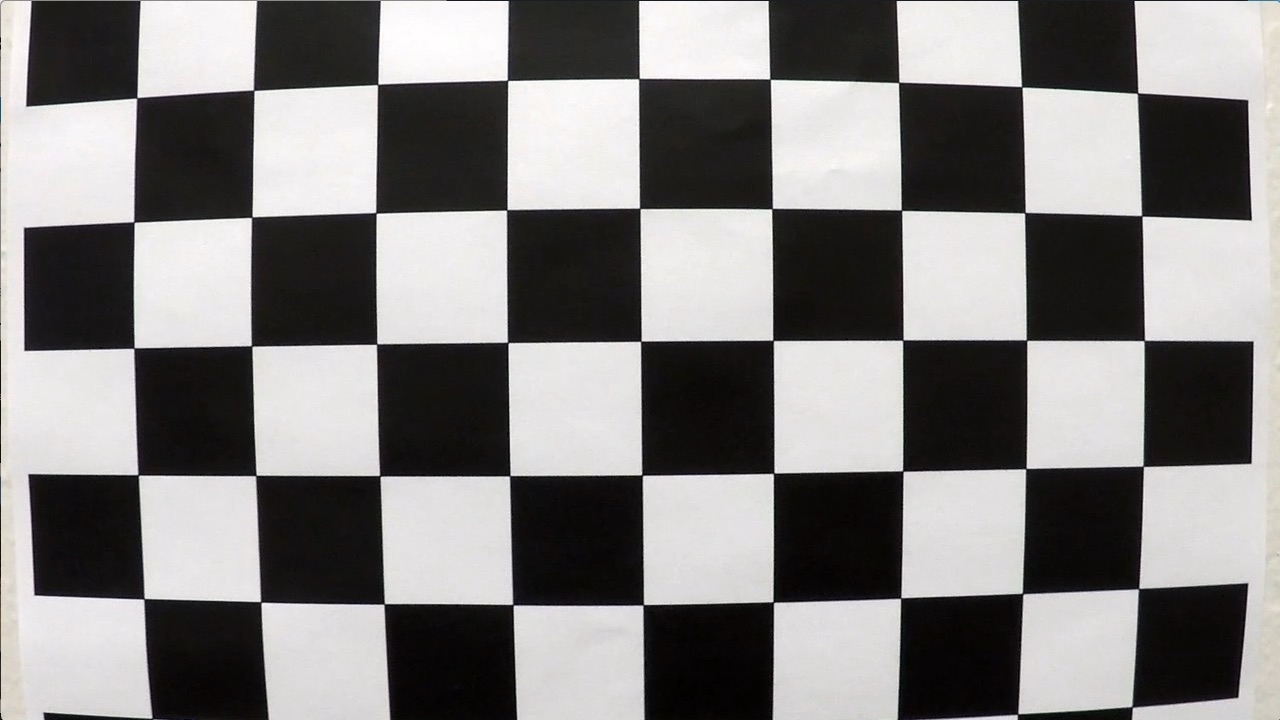
#> input picture camera_cal/calibration1.jpg, 1280 x 720 px; its folder holds 5 pictures in this run
$ python camera_calibration.py
#> lines starting #> are read from the running program, lines starting #| are printed output that depends on the picture


import numpy as np
import cv2
import matplotlib.pyplot as plt
import matplotlib.image as mpimg
import glob

# prepare object points
nx = 9#TODO: enter the number of inside corners in x
ny = 5#TODO: enter the number of inside corners in y

# Make a list of calibration images
images = glob.glob('camera_cal/calibration*.jpg')

# Find the chessboard corners
objpoints = []
imgpoints = []

objp = np.zeros((5*9, 3), np.float32)
objp[:,:2] = np.mgrid[0:9, 0:5].T.reshape(-1, 2)

for image in images:
    img = cv2.imread(image)
#> img is the input picture: shape (720, 1280, 3); mean B, G, R 127.8, 128.4, 130.1

    # Convert to grayscale
    gray = cv2.cvtColor(img, cv2.COLOR_BGR2GRAY)

    ret, corners = cv2.findChessboardCorners(gray, (nx, ny), None)
#> ret = True; corners = 45 rows, first 8: [137.5, 96.45], [253.6, 90.19], [377.5, 84.48], [506.8, 79.62], [639.6, 77.4], [770.5, 79.55], [899.2, 82.02], [1022.5, 87.62]

    # If found, draw corners
    if ret == True:
        imgpoints.append(corners)
        objpoints.append(objp)


print (imgpoints)
print(objpoints)
img = cv2.imread('camera_cal/calibration1.jpg')

# mtx  ==> camera matrix  used to transform 3D object points to 2D image points
# dist ==> distortion coefficient
# camera position in the world
#   rvecs rotation vector
#   tvecs translation vector
ret, mtx, dist, rvecs, tvecs = cv2.calibrateCamera(objpoints, imgpoints, gray.shape[::-1], None, None)

dst = cv2.undistort(img, mtx, dist, None, mtx)
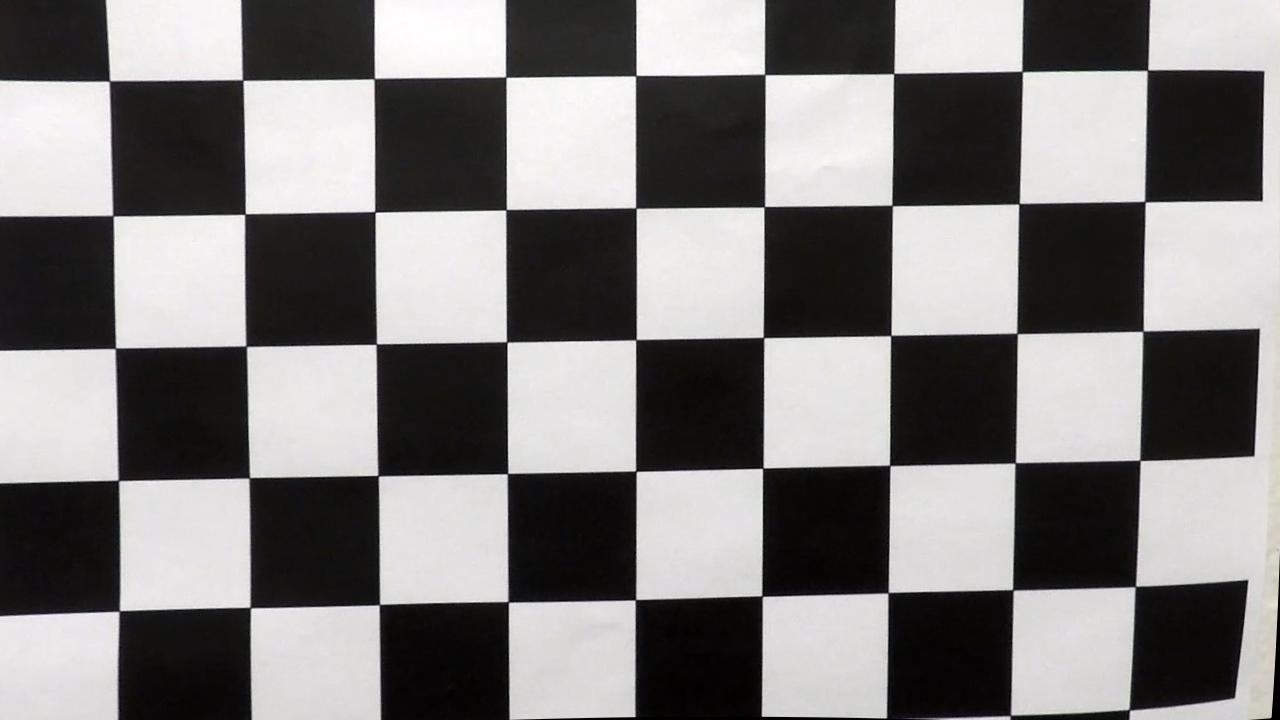
#> dst: shape (720, 1280, 3); mean B, G, R 124.9, 125.4, 127

f, (ax1, ax2) = plt.subplots(1, 2)
f.tight_layout()
ax1.imshow(img)
ax1.set_title('Original Image', fontsize=50)
ax2.imshow(dst)
ax2.set_title('Undistorted Image', fontsize=50)
plt.subplots_adjust(left=0., right=1, top=0.9, bottom=0.)
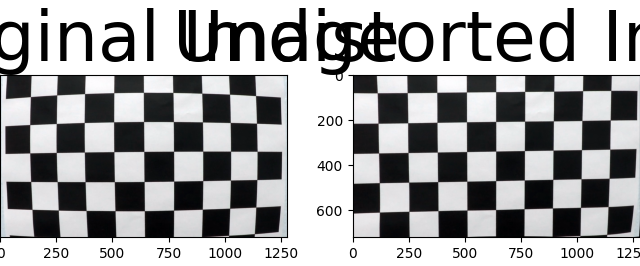
#> figure drawn by matplotlib, 2 panels; B, G, R data is drawn as R, G, B
